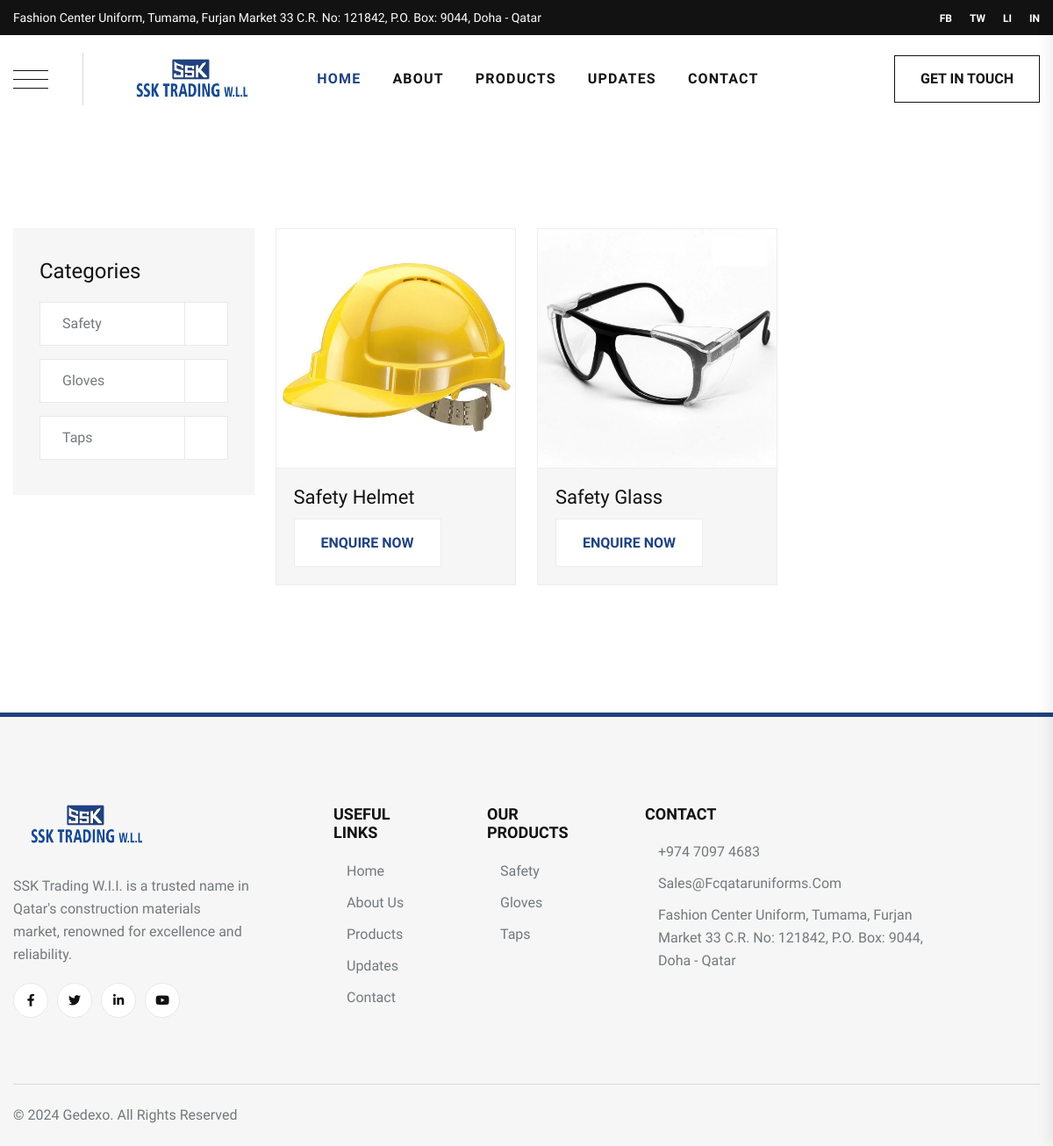
The app's page /products/?category=1 with its own data.
### web/models.py (models this page shows, shortened)
class Product(models.Model):
  category = models.ForeignKey(Category, on_delete=models.CASCADE)
  name = models.CharField(max_length=255)
  image = models.ImageField(upload_to='media')
  description = models.TextField(null=True,blank=True)

class Category(models.Model):
  name = models.CharField(max_length=255)
  image = models.ImageField(upload_to='media')

### web/views.py (the view, shortened to what this page needs)
# urls.py: path("products/", views.ProductListView.as_view(), name="products"),
class ProductListView(ListView,FormView):
    model = Product
    form_class = ProductEnquiryForm
    template_name = "web/product.html"
    paginate_by=20
    def get_queryset(self):
        category = self.request.GET.get("category")
        products = super().get_queryset()  # Retrieve the base queryset
        if category:
            products = products.filter(category__id=category)
        return products
    def get_context_data(self, **kwargs):
        context = super().get_context_data(**kwargs)
        context["categories"] = Category.objects.all()
        return context

### web/context_processors.py (called while the page is built)
def main_context(request):
    context = {"all_categories": Category.objects.all()}
    return context

### templates/web/product_list.html (shortened to what this page needs)
{% extends "web/base.html" %}
{% load static %}
{% block content %}
    <main class="main-area fix">
        <section class="shop__area section-py-120">
            <div class="container">
                <div class="row gutter-24">
                    <div class="col-xl-9 col-lg-8 order-0 order-lg-2">
                        <div class="row gutter-24">
                            {% for item in object_list %}
                            <div class="col-6 col-xl-4 col-sm-6">
                                <div class="shop__item">
                                    <div class="shop__thumb">
                                        <img src="{{item.image.url}}" alt="img">
                                    </div>
                                    <div class="shop__content">
                                        <h4 class="title"><a href="">{{item.name}}</a></h4>
                                        <button type="button" class="btn btn-primary" data-bs-toggle="modal" data-bs-target="#exampleModal-{{item.id}}">
                                            Enquire Now
                                        </button>
                                    </div>
                                </div>
                            </div>
                            {% endfor %}
                        </div>
                    </div>
                    <div class="col-xl-3 col-lg-4">
                        <aside class="shop__sidebar">
                            <div class="blog__widget">
                                <h4 class="blog__widget-title">Categories</h4>
                                <div class="blog__cat-list shop__cat-list">
                                    <ul class="list-wrap">
                                        {% for cat in categories %}
                                        <li>
                                            <a href="{% url 'web:products' %}?category={{ cat.id }}">{{cat.name}}<i class="renova-right-arrow"></i></a>
                                        </li>
                                        {% endfor %}
                                    </ul>
                                </div>
                            </div>
                        </aside>
                    </div>
                </div>
            </div>
        </section>
    </main>
{% endblock %}

### templates/web/partials/footer.html (shortened to what this page needs)
{% load static %}
  <footer class="footer__area">
    <div class="container">
        <div class="footer__top">
            <div class="row">
                <div class="col-xl-3 col-lg-4 col-md-6 col-sm-8">
                    <div class="footer__widget">
                        <div class="footer__logo">
                            <a href="/"><img src="{% static 'web/img/ext/logo.svg' %}" alt="logo"></a>
                        </div>
                        <div class="footer__content">
                            <p>SSK Trading W.I.I. is a trusted name in Qatar's construction materials market, renowned for excellence and reliability.</p>
                        </div>
                        <div class="footer__social">
                            <ul class="list-wrap">
                                <li><a href="https://www.facebook.com/" target="_blank"><i class="fab fa-facebook-f"></i></a></li>
                                <li><a href="https://twitter.com/home" target="_blank"><i class="fab fa-twitter"></i></a></li>
                                <li><a href="https://www.linkedin.com/" target="_blank"><i class="fab fa-linkedin-in"></i></a></li>
                                <li><a href="https://www.instagram.com/" target="_blank"><i class="fab fa-youtube"></i></a></li>
                            </ul>
                        </div>
                    </div>
                </div>
                <div class="col-6 col-xl-2 col-lg-4 col-md-3 col-sm-4">
                    <div class="footer__widget">
                        <h4 class="footer__widget-title">Useful Links</h4>
                        <div class="footer__widget-link">
                            <ul class="list-wrap">
                                <li>
                                    <a href="/"><span>Home</span></a>
                                </li>
                                <li>
                                    <a href="{% url "web:about" %}"><span>About Us</span></a>
                                </li>
                                <li>
                                    <a href="{% url "web:products" %}"><span>Products</span></a>
                                </li>
                                <li>
                                    <a href="{% url "web:update" %}"><span>Updates</span></a>
                                </li>
                                <li>
                                    <a href="{% url "web:contact" %}"><span>Contact</span></a>
                                </li>
                            </ul>
                        </div>
                    </div>
                </div>
                <div class="col-6 col-xl-2 col-lg-4 col-md-3 col-sm-6">
                    <div class="footer__widget">
                        <h4 class="footer__widget-title">Our PRODUCTS</h4>
                        <div class="footer__widget-link">
                            <ul class="list-wrap">
                                {% for i in all_categories %}
                                <li>
                                    <a href="{% url 'web:products' %}?category={{ i.id }}"><span>{{i.name}}</span></a>
                                </li>
                                {% endfor %}
                            </ul>
                        </div>
                    </div>
                </div>
                <div class="col-xl-4 col-lg-6 col-md-4 col-sm-6">
                    <div class="footer__widget">
                        <h4 class="footer__widget-title">CONTACT</h4>
                        <div class="footer__widget-link">
                            <ul class="list-wrap">
                                <li>
                                    <a href="tel:+97470974683"><span>+974 7097 4683</span></a>
                                </li>
                                <li>
                                    <a href="mailto:sales@fcqataruniforms.com"><span>sales@fcqataruniforms.com</span></a>
                                </li>
                                <li>
                                    <a href="javascript:void(0)"><span>Fashion Center Uniform, Tumama, Furjan Market 33 C.R. No: 121842, P.O. Box: 9044, Doha - Qatar</span></a>
                                </li>
                            </ul>
                        </div>
                    </div>
                </div>
            </div>
        </div>
        <div class="footer__bottom">
            <div class="row align-items-center">
                <div class="col-md-7">
                    <div class="copyright-text">
                        <p>© 2024 Gedexo. All Rights Reserved</p>
                    </div>
                </div>
            </div>
        </div>
    </div>
</footer>

### records on screen
Product: image (picture), name "Safety Helmet"
Product: image (picture), name "Safety Glass"
Category: name "Safety"
Category: name "Gloves"
Category: name "Taps"
